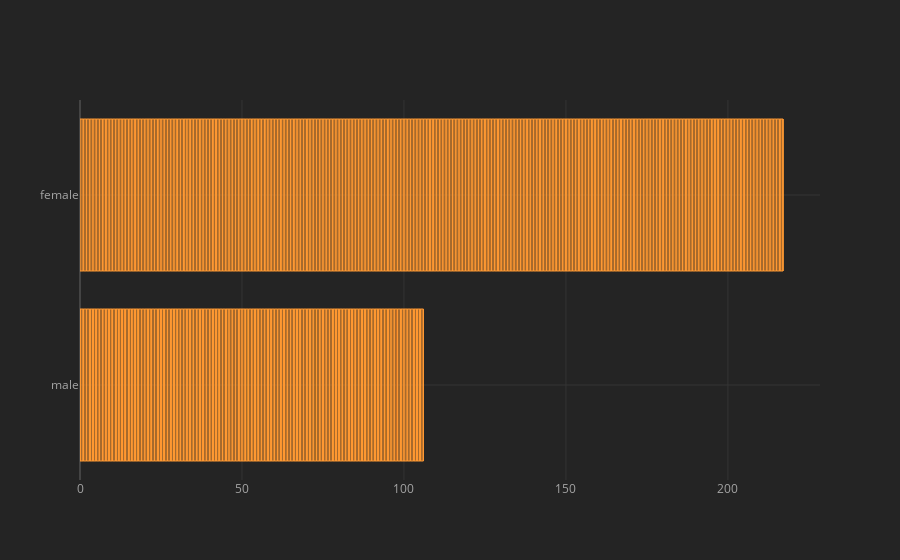

Here is the notebook cell this chart was saved with:
### Code cell
titanic.iplot(kind="barh", x="sex", y="survived")

### Figure 1 — Plotly figure (JSON) as saved in the notebook; plotly's stock layout.template omitted (floating-point values rounded to 4 significant figures; data arrays with more than 128 entries replaced by an {"elided": "..."} marker saying what was removed)
{"data": [{"marker": {"color": "rgba(255, 153, 51, 0.6)", "line": {"color": "rgba(255, 153, 51, 1.0)", "width": 1}}, "name": "survived", "orientation": "h", "text": "", "type": "bar", "x": {"elided": "784 int values"}, "y": {"elided": "784 str values"}}], "layout": {"legend": {"bgcolor": "#242424", "font": {"color": "#F4F4F4"}}, "paper_bgcolor": "#242424", "plot_bgcolor": "#242424", "title": {"font": {"color": "#F4F4F4"}}, "xaxis": {"gridcolor": "#343434", "showgrid": true, "tickfont": {"color": "#A4A4A4"}, "title": {"font": {"color": "#A4A4A4"}, "text": ""}, "zerolinecolor": "#444444"}, "yaxis": {"gridcolor": "#343434", "showgrid": true, "tickfont": {"color": "#A4A4A4"}, "title": {"font": {"color": "#A4A4A4"}, "text": ""}, "zerolinecolor": "#444444"}}}
